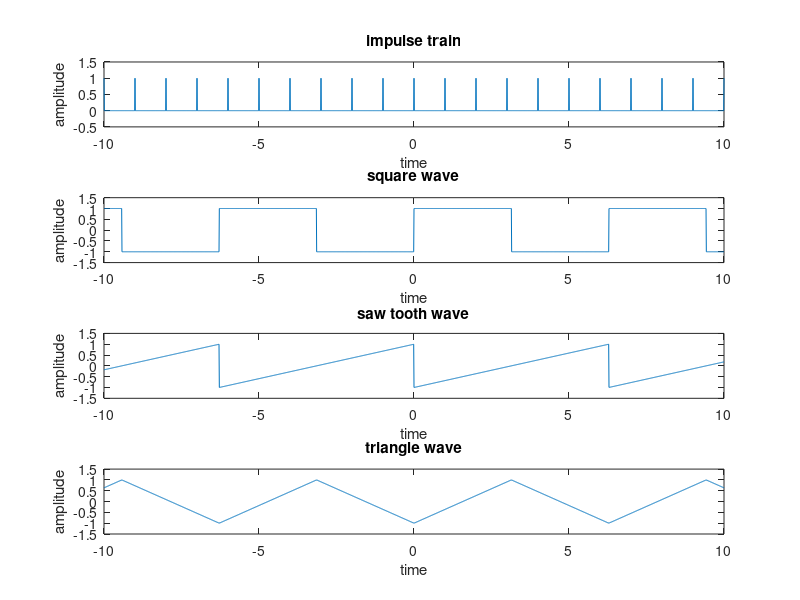

MATLAB code for this plot:
clc;
clear all;
close all;

t = -10:0.01:10;
d = zeros(1, length(t));
period = 1;

d(mod(t, period) == 0) = 1;
e = square(t * period);
f = sawtooth(t * period);
g = sawtooth(t * period, 0.5);

subplot(4, 1, 1);
plot(t, d);
axis([-10 10 -0.5 1.5]);
xlabel('time');
ylabel('amplitude');
title('impulse train');

subplot(4, 1, 2);
plot(t, e);
axis([-10 10 -1.5 1.5]);
xlabel('time');
ylabel('amplitude');
title('square wave');

subplot(4, 1, 3);
plot(t, f);
axis([-10 10 -1.5 1.5]);
xlabel('time');
ylabel('amplitude');
title('saw tooth wave');

subplot(4, 1, 4);
plot(t, g);
axis([-10 10 -1.5 1.5]);
xlabel('time');
ylabel('amplitude');
title('triangle wave');